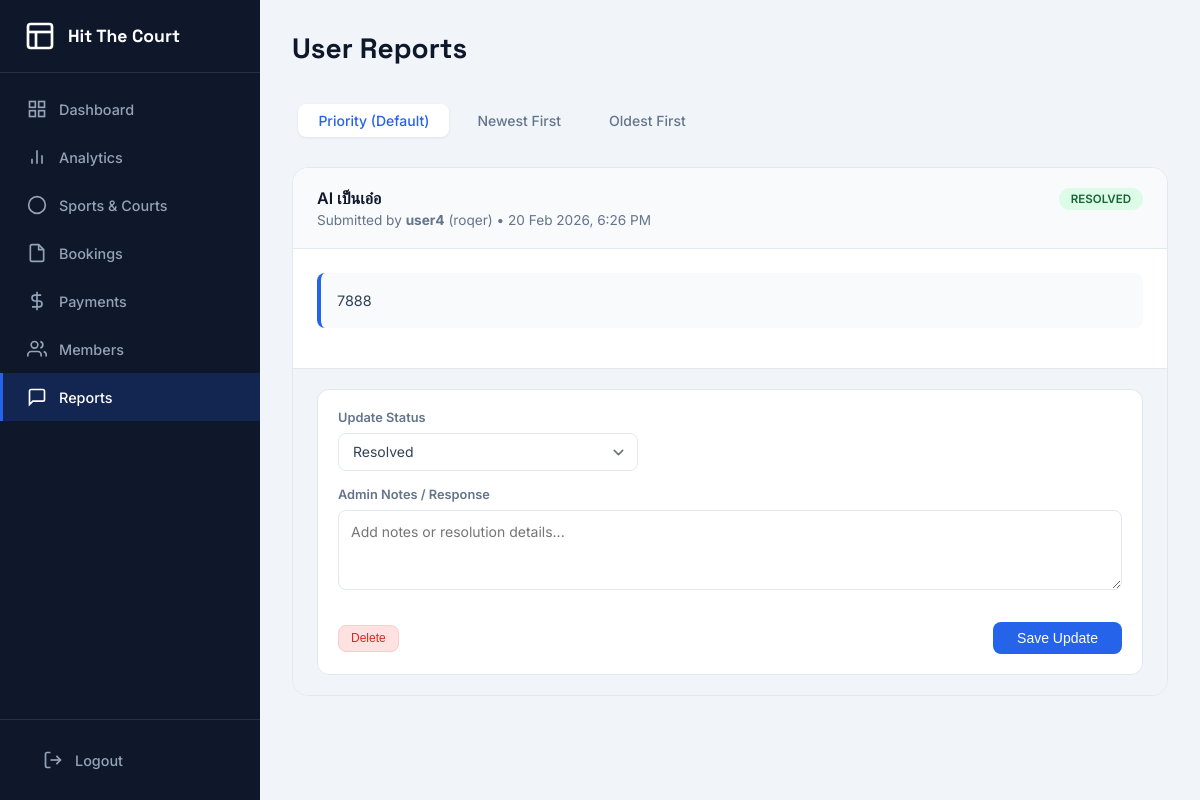
The page /admin/reports.php (signed in) on the database its author committed.
### tables this page shows
CREATE TABLE `reports` (
  `report_id` int(11) NOT NULL,
  `report_code` varchar(20) NOT NULL,
  `user_id` int(11) NOT NULL,
  `topic` varchar(100) NOT NULL,
  `description` text NOT NULL,
  `image_path` varchar(255) DEFAULT NULL,
  `status` enum('new','in_progress','resolved') DEFAULT 'new',
  `admin_notes` text DEFAULT NULL,
  `resolved_by` int(11) DEFAULT NULL,
  `resolved_at` datetime DEFAULT NULL,
  `created_at` timestamp NOT NULL DEFAULT current_timestamp(),
  `updated_at` timestamp NOT NULL DEFAULT current_timestamp() ON UPDATE current_timestamp()
);

CREATE TABLE `users` (
  `user_id` int(11) NOT NULL,
  `username` varchar(50) NOT NULL,
  `password` varchar(255) NOT NULL,
  `email` varchar(100) NOT NULL,
  `phone` varchar(20) DEFAULT NULL,
  `is_member` tinyint(1) DEFAULT 0,
  `member_expire` date DEFAULT NULL,
  `points` int(11) DEFAULT 0,
  `total_bookings` int(11) DEFAULT 0,
  `created_at` timestamp NOT NULL DEFAULT current_timestamp(),
  `updated_at` timestamp NOT NULL DEFAULT current_timestamp() ON UPDATE current_timestamp()
);

### config.php (called while the page is built, shortened)
<?php
function sanitize($data) {
    return htmlspecialchars(strip_tags(trim($data)));
}
?>

### admin/reports.php (the view, shortened to what this page needs)
<?php
require_once '../config.php';
 $sort = sanitize($_GET['sort'] ?? 'status_priority');
if ($sort === 'oldest') {
    $orderBy = "r.created_at ASC";
}
elseif ($sort === 'newest') {
    $orderBy = "r.created_at DESC";
}
else {
    $orderBy = "
        CASE r.status
            WHEN 'new' THEN 1
            WHEN 'in_progress' THEN 2
            ELSE 3
        END,
        r.created_at DESC
    ";
}
 $sql = "
    SELECT r.*, u.username, u.email, u.phone
    FROM reports r
    JOIN users u ON r.user_id = u.user_id
    ORDER BY $orderBy
";
 $reports = $pdo->query($sql)->fetchAll();
?>
<!DOCTYPE html>
<html lang="en">
<head>
    <link rel="stylesheet" href="<?= SITE_URL ?>/assets/css/admin.css">
</head>
<body>
    <div class="admin-layout">
        <aside class="admin-sidebar">
            <div class="admin-brand">
                <svg width="32" height="32" viewBox="0 0 24 24" fill="none" stroke="currentColor" stroke-width="2">
                    <rect x="3" y="3" width="18" height="18" rx="2" ry="2"></rect>
                    <line x1="3" y1="9" x2="21" y2="9"></line>
                    <line x1="9" y1="21" x2="9" y2="9"></line>
                </svg>
                Hit The Court
            </div>
            <nav class="admin-nav">
                <a href="dashboard.php" class="admin-nav-item">
                    Dashboard
                </a>
                <a href="analytics.php" class="admin-nav-item">
                    <svg xmlns="http://www.w3.org/2000/svg" width="20" height="20" viewBox="0 0 24 24" fill="none" stroke="currentColor" stroke-width="2"><line x1="18" y1="20" x2="18" y2="10"></line><line x1="12" y1="20" x2="12" y2="4"></line><line x1="6" y1="20" x2="6" y2="14"></line></svg>
                    Analytics
                </a>
                <a href="sports.php" class="admin-nav-item">
                    <svg xmlns="http://www.w3.org/2000/svg" width="20" height="20" viewBox="0 0 24 24" fill="none" stroke="currentColor" stroke-width="2"><circle cx="12" cy="12" r="10"></circle></svg>
                    Sports & Courts
                </a>
                <a href="bookings.php" class="admin-nav-item">
                    <svg xmlns="http://www.w3.org/2000/svg" width="20" height="20" viewBox="0 0 24 24" fill="none" stroke="currentColor" stroke-width="2"><path d="M14 2H6a2 2 0 0 0-2 2v16a2 2 0 0 0 2 2h12a2 2 0 0 0 2-2V8z"></path><polyline points="14 2 14 8 20 8"></polyline></svg>
                    Bookings
                </a>
                <a href="payments.php" class="admin-nav-item">
                    <svg xmlns="http://www.w3.org/2000/svg" width="20" height="20" viewBox="0 0 24 24" fill="none" stroke="currentColor" stroke-width="2"><line x1="12" y1="1" x2="12" y2="23"></line><path d="M17 5H9.5a3.5 3.5 0 0 0 0 7h5a3.5 3.5 0 0 1 0 7H6"></path></svg>
                    Payments
                </a>
                <a href="members.php" class="admin-nav-item">
                    Members
                </a>
                <a href="reports.php" class="admin-nav-item active">
                    <svg xmlns="http://www.w3.org/2000/svg" width="20" height="20" viewBox="0 0 24 24" fill="none" stroke="currentColor" stroke-width="2"><path d="M21 15a2 2 0 0 1-2 2H7l-4 4V5a2 2 0 0 1 2-2h14a2 2 0 0 1 2 2z"></path></svg>
                    Reports
                </a>
            </nav>
            <div style="margin-top: auto; padding: 1rem; border-top: 1px solid rgba(255,255,255,0.1);">
                <a href="<?= SITE_URL ?>/api/auth.php?action=admin_logout" class="admin-nav-item">
                    <svg xmlns="http://www.w3.org/2000/svg" width="20" height="20" viewBox="0 0 24 24" fill="none" stroke="currentColor" stroke-width="2"><path d="M9 21H5a2 2 0 0 1-2-2V5a2 2 0 0 1 2-2h4"></path><polyline points="16 17 21 12 16 7"></polyline><line x1="21" y1="12" x2="9" y2="12"></line></svg>
                    Logout
                </a>
            </div>
        </aside>
        <main class="admin-main">
            <div class="admin-header">
                <h1 class="admin-title">User Reports</h1>
            </div>
            <div class="admin-tabs">
                <a href="?sort=status_priority" class="admin-tab <?= $sort === 'status_priority' ? 'active' : '' ?>">Priority (Default)</a>
                <a href="?sort=newest" class="admin-tab <?= $sort === 'newest' ? 'active' : '' ?>">Newest First</a>
                <a href="?sort=oldest" class="admin-tab <?= $sort === 'oldest' ? 'active' : '' ?>">Oldest First</a>
            </div>
            <div class="reports-grid">
                <?php foreach ($reports as $r): ?>
                <div class="report-card">
                    <div class="report-header">
                        <div>
                            <div class="report-title"><?= htmlspecialchars($r['topic']) ?></div>
                            <div class="report-meta">
                                Submitted by <strong><?= htmlspecialchars($r['username']) ?></strong> (<?= htmlspecialchars($r['phone']) ?>) • <?= date('d M Y, g:i A', strtotime($r['created_at'])) ?>
                            </div>
                        </div>
                        <span class="report-status-badge status-<?= htmlspecialchars($r['status']) ?>">
                            <?= ucfirst(str_replace('_', ' ', $r['status'])) ?>
                        </span>
                    </div>
                    <div class="report-body">
                        <div class="report-content">
                            <?= nl2br(htmlspecialchars($r['description'])) ?>
                        </div>
                    </div>
                    <div class="report-footer">
                        <form method="POST" class="update-form">
                            <div class="form-row" style="max-width: 300px;">
                                <label class="form-label">Update Status</label>
                                <select name="status" class="admin-input">
                                    <option value="resolved" <?= $r['status'] === 'resolved' ? 'selected' : '' ?>>Resolved</option>
                                </select>
                            </div>
                            <div class="form-row">
                                <label class="form-label">Admin Notes / Response</label>
                                <textarea name="admin_notes" class="form-textarea" placeholder="Add notes or resolution details..."><?= htmlspecialchars($r['admin_notes'] ?? '') ?></textarea>
                            </div>
                            <div style="display: flex; justify-content: space-between; align-items: center; margin-top: 1rem;">
                                <button type="submit" name="action" value="delete" class="btn btn-danger btn-sm" onclick="return confirm('Are you sure you want to DELETE this report? This cannot be undone.');">
                                    Delete
                                </button>
                                <button type="submit" name="action" value="update" class="btn btn-primary" style="width: auto; padding: 0.5rem 1.5rem;">Save Update</button>
                            </div>
                        </form>
                    </div>
                </div>
                <?php endforeach; ?>
            </div>
        </main>
    </div>
</body>
</html>

### rows shown on the page
reports: topic "AI เป็นเอ๋อ", user.username "user4", user.phone "roqer", created_at "20 Feb 2026, 6:26 PM", status "RESOLVED", description "7888", status "Resolved"
